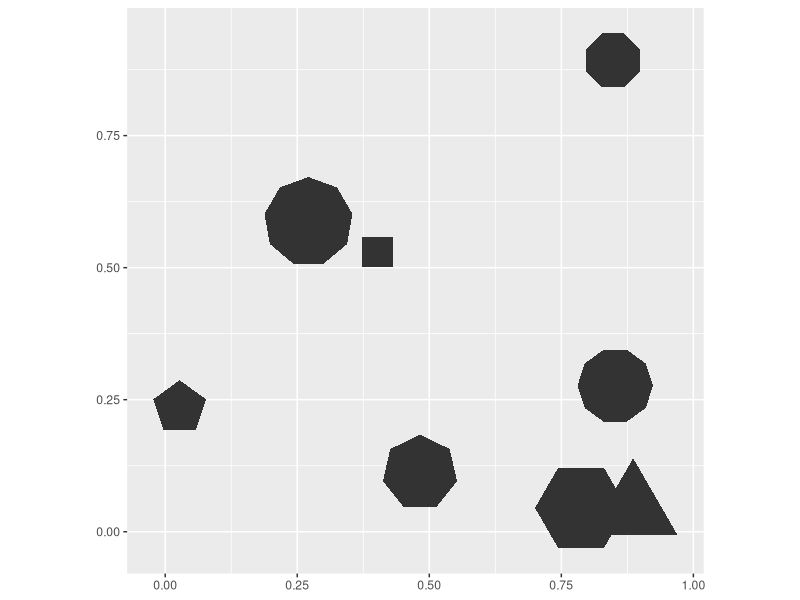
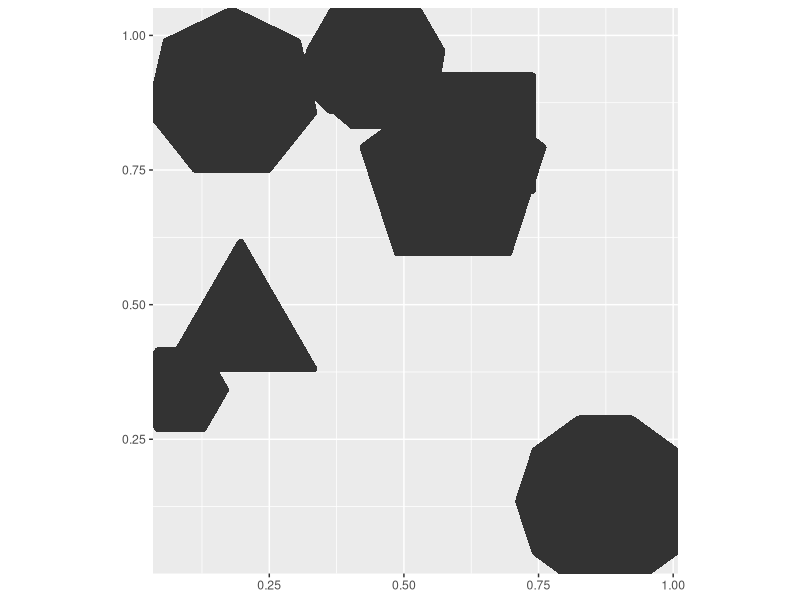

R code for these plots, in order:
library(ggplot2)
library(ggforce)

ggplot() +
  geom_regon(aes(x0 = runif(8), y0=runif(8), 
                 sides = sample(3:10, 8), angle = 0,
                 r = runif(8) / 10))+
  coord_fixed()

ggplot() +
  geom_regon(aes(x0 = runif(8), y0 = runif(8), sides = sample(3:10, 8), angle = 0,r = runif(8) / 10), 
             expand = unit(1, 'cm'),
             radius = unit(0.1, 'cm')) +
  coord_fixed()
